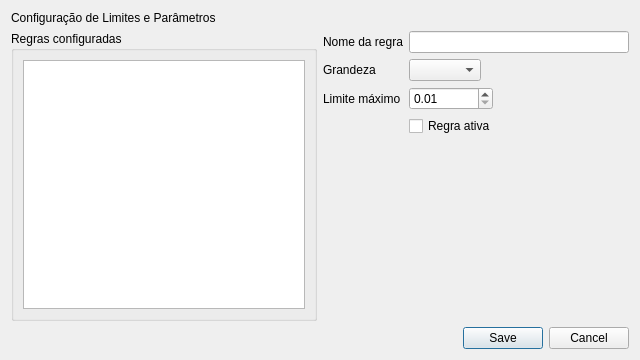
<?xml version="1.0" encoding="UTF-8"?>
<ui version="4.0">
 <class>Dialog</class>
 <widget class="QDialog" name="Dialog">
  <property name="geometry">
   <rect>
    <x>0</x>
    <y>0</y>
    <width>640</width>
    <height>360</height>
   </rect>
  </property>
  <property name="windowTitle">
   <string>Limites e Parâmetros</string>
  </property>
  <layout class="QVBoxLayout" name="verticalLayout">
   <item>
    <widget class="QLabel" name="labelTitulo">
     <property name="text">
      <string>Configuração de Limites e Parâmetros</string>
     </property>
    </widget>
   </item>
   <item>
    <layout class="QHBoxLayout" name="layoutConteudo">
     <item>
      <widget class="QGroupBox" name="grupoRegras">
       <property name="title">
        <string>Regras configuradas</string>
       </property>
       <layout class="QVBoxLayout" name="layoutGrupoRegras">
        <item>
         <widget class="QListWidget" name="listaRegras"/>
        </item>
       </layout>
      </widget>
     </item>
     <item>
      <layout class="QFormLayout" name="formLayout">
       <property name="fieldGrowthPolicy">
        <enum>QFormLayout::FieldGrowthPolicy::ExpandingFieldsGrow</enum>
       </property>
       <item row="0" column="0">
        <widget class="QLabel" name="label">
         <property name="text">
          <string>Nome da regra</string>
         </property>
        </widget>
       </item>
       <item row="0" column="1">
        <widget class="QLineEdit" name="input_nome"/>
       </item>
       <item row="1" column="0">
        <widget class="QLabel" name="label_2">
         <property name="text">
          <string>Grandeza</string>
         </property>
        </widget>
       </item>
       <item row="1" column="1">
        <widget class="QComboBox" name="combo_grandeza"/>
       </item>
       <item row="2" column="0">
        <widget class="QLabel" name="label_3">
         <property name="text">
          <string>Limite máximo</string>
         </property>
        </widget>
       </item>
       <item row="2" column="1">
        <widget class="QDoubleSpinBox" name="spin_limite">
         <property name="decimals">
          <number>2</number>
         </property>
         <property name="minimum">
          <double>0.010000000000000</double>
         </property>
         <property name="maximum">
          <double>1000000.000000000000000</double>
         </property>
        </widget>
       </item>
       <item row="3" column="1">
        <widget class="QCheckBox" name="check_ativa">
         <property name="text">
          <string>Regra ativa</string>
         </property>
        </widget>
       </item>
      </layout>
     </item>
    </layout>
   </item>
   <item>
    <widget class="QDialogButtonBox" name="button_box">
     <property name="orientation">
      <enum>Qt::Orientation::Horizontal</enum>
     </property>
     <property name="standardButtons">
      <set>QDialogButtonBox::StandardButton::Cancel|QDialogButtonBox::StandardButton::Save</set>
     </property>
    </widget>
   </item>
  </layout>
 </widget>
 <resources/>
 <connections/>
</ui>
